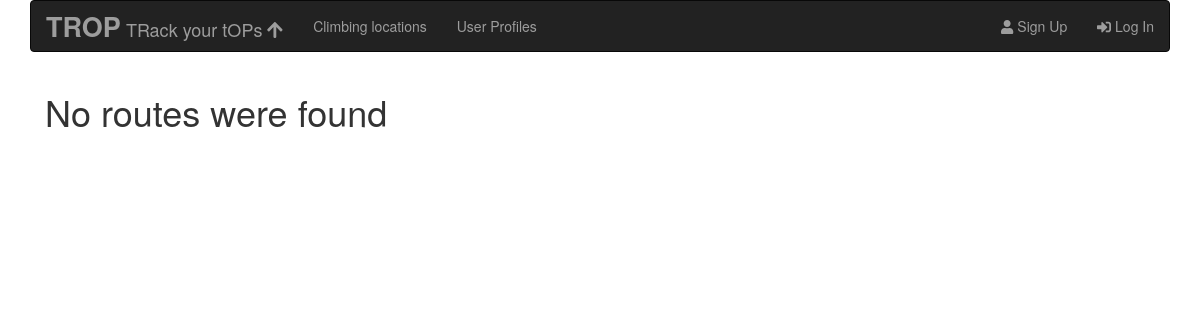
Before: /routes/5/ with the older database file.
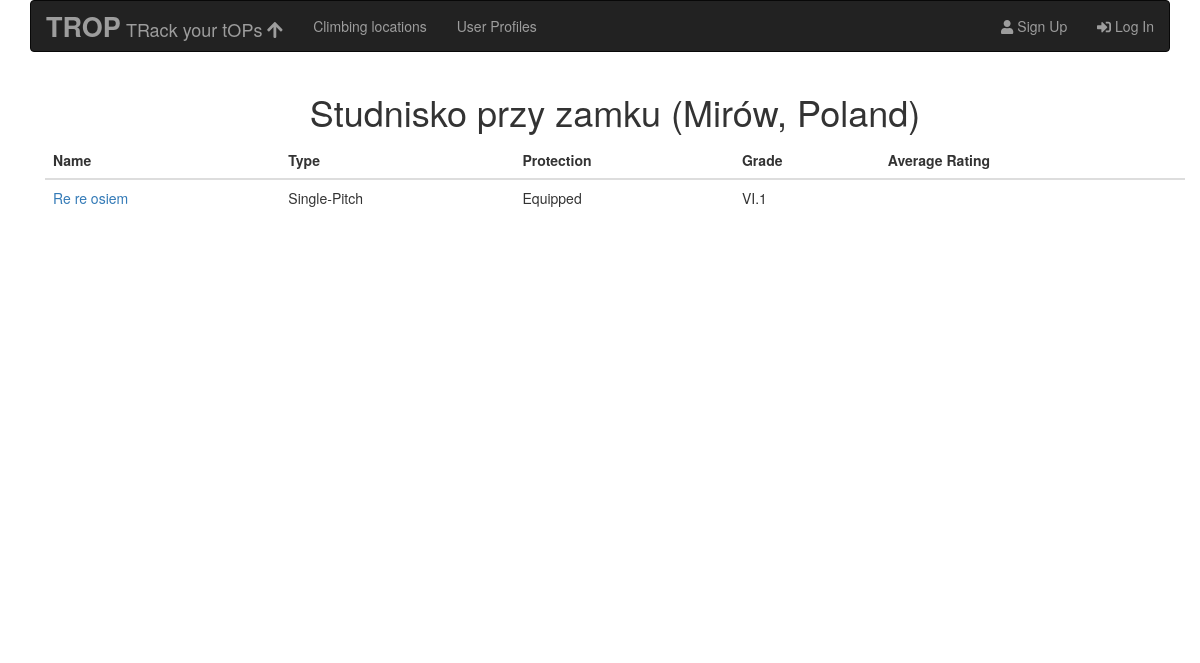
After: the same page with the newer database file.
### routes/models.py (models this page shows, shortened)
class Route(models.Model):
        SP = 'SP'
        MP = 'MP'
        BLD = 'BLD'
        ROUTE_TYPE_CHOICES = ((SP,'Single-Pitch'),
                             (MP,'Multi-Pitch'),
                             (BLD,'Boulder'))
        YDS = 'YDS'
        FR = 'FR'
        UIAA = 'UIAA'
        POL = 'POL'
        V = 'V'
        SCALE_CHOICES = ((YDS,'YDS'),
                        (FR,'French'),
                        (UIAA,'UIAA'),
                        (POL,'Polish'),
                        (V,'Verm'))
        EQ = 'EQ'
        TR = 'TR'
        MX = 'MX'
        PROTECTION_CHOICES = ((EQ,'Equipped'),
                            (TR,'TRAD'),
                            (MX,'Mixed'))
        name = models.CharField(max_length = 100)
        route_type = models.CharField(max_length = 50, choices = ROUTE_TYPE_CHOICES, default = SP)
        protection = models.CharField(max_length = 100, choices = PROTECTION_CHOICES, default = EQ)
        scale = models.CharField(max_length = 100, choices = SCALE_CHOICES, default = FR)
        grade = models.CharField(max_length = 20)
        location = models.ForeignKey(Place ,related_name='routes', verbose_name = 'Crag', on_delete = models.CASCADE)
        created_at = models.DateTimeField(auto_now_add=True)
        updated_at = models.DateTimeField(auto_now=True)
        class Meta:
            ordering = ['location', 'name']
            get_latest_by = 'created_at'

class Place(models.Model):
    name = models.CharField(max_length = 100)
    city = models.CharField(max_length = 100, verbose_name = 'Region')
    country = models.CharField(max_length = 100)
    location = PlainLocationField(based_fields=['city'], zoom=7)
    created_at = models.DateTimeField(auto_now_add=True)
    updated_at = models.DateTimeField(auto_now=True)
    def __str__(self):
        return "{} ({}, {})".format(self.name, self.city, self.country)
    class Meta:
        get_latest_by = 'created_at'
        ordering = ['country', 'city', 'name']

### routes/views.py (the view)
# urls.py: url(r'^(?P<pk>\d+)/$', views.RouteList.as_view(),
class RouteList(ListView):
    template_name = 'routes/route_list.html'
    model = Route
    def get_queryset(self):
        routes = Route.objects.select_related().filter(location = self.kwargs['pk'])
        self.route_list = []
        for route in routes:
            route.rating = Ascent.objects.filter(route = route.pk).filter(rating__range = range(1,3)).aggregate(Avg('rating'))['rating__avg']
            if route.location:
                route.lat = route.location.location.split(',')[0]
                route.lng = route.location.location.split(',')[1]
            self.route_list.append(route)
    def get_context_data(self, **kwargs):
        context = super().get_context_data(**kwargs)
        if self.route_list:
            context['route_list'] = self.route_list
            context['lat'] = self.route_list[0].lat
            context['lng'] = self.route_list[0].lng
        return context

### routes/templates/routes/route_list.html (shortened to what this page needs)
{% extends "routes/routes_base.html" %}
{% block route_content %}
{% if route_list %}
  <h1 class="text-center" >{{route_list.0.location}}</h1>
  <table class="table datatable">
    <thead>
      <th>Name</th>
      <th>Type</th>
      <th>Protection</th>
      <th>Grade</th>
      <th>Average Rating</th>
    </thead>
    <tbody>
    {% for route in route_list %}
      <tr>
        <td><a href="{% url 'routes:route_ascents' pk=route.pk %}">{{route.name}}</a></td>
        <td>{{route.get_route_type_display}}</td>
        <td>{{route.get_protection_display}}</td>
        <td>{{route.grade}}</td>
        <td>
        </td>
      </tr>
    {% endfor %}
    </tbody>
  </table>
   <div class="container">
     <div id="map"></div>
   </div>
{% else %}
<h1>No routes were found</h1>
{% endif %}
{% endblock route_content %}

Changed rows visible on the page:
added Route: location.country "Studnisko przy zamku (Mirów, Poland)", name "Re re osiem", route_type "Single-Pitch", protection "Equipped", grade "VI.1"
Other visible differences:
text no longer shown: "No routes were found"
text now shown: "Name Type Protection Grade Average Rating"
